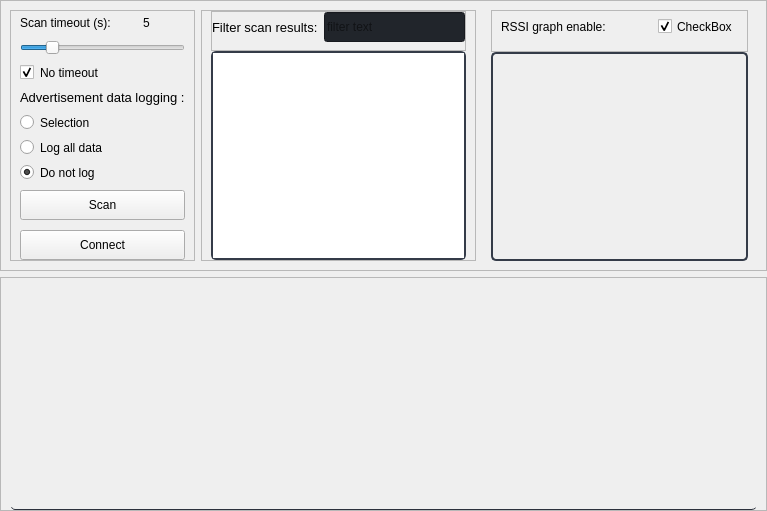
                     <widget class="QWidget" name="home">
                      <property name="styleSheet">
                       <string notr="true"/>
                      </property>
                      <layout class="QVBoxLayout" name="verticalLayout_22" stretch="3,3">
                       <property name="leftMargin">
                        <number>0</number>
                       </property>
                       <property name="topMargin">
                        <number>0</number>
                       </property>
                       <property name="rightMargin">
                        <number>0</number>
                       </property>
                       <property name="bottomMargin">
                        <number>0</number>
                       </property>
                       <item>
                        <widget class="QFrame" name="frame_explorer_top">
                         <property name="styleSheet">
                          <string notr="true"/>
                         </property>
                         <property name="frameShape">
                          <enum>QFrame::StyledPanel</enum>
                         </property>
                         <property name="frameShadow">
                          <enum>QFrame::Raised</enum>
                         </property>
                         <layout class="QHBoxLayout" name="horizontalLayout_8" stretch="1,2,2">
                          <item>
                           <widget class="QFrame" name="frame_scan">
                            <property name="styleSheet">
                             <string notr="true"/>
                            </property>
                            <property name="frameShape">
                             <enum>QFrame::StyledPanel</enum>
                            </property>
                            <property name="frameShadow">
                             <enum>QFrame::Raised</enum>
                            </property>
                            <layout class="QVBoxLayout" name="verticalLayout_23">
                             <property name="spacing">
                              <number>10</number>
                             </property>
                             <property name="topMargin">
                              <number>5</number>
                             </property>
                             <property name="bottomMargin">
                              <number>0</number>
                             </property>
                             <item>
                              <widget class="QFrame" name="frame_scan_timeout">
                               <property name="minimumSize">
                                <size>
                                 <width>0</width>
                                 <height>0</height>
                                </size>
                               </property>
                               <property name="maximumSize">
                                <size>
                                 <width>16777215</width>
                                 <height>20</height>
                                </size>
                               </property>
                               <property name="styleSheet">
                                <string notr="true">border: 0px solid rgb(52, 59, 72);
	border-radius: 5px;</string>
                               </property>
                               <property name="frameShape">
                                <enum>QFrame::StyledPanel</enum>
                               </property>
                               <property name="frameShadow">
                                <enum>QFrame::Raised</enum>
                               </property>
                               <layout class="QHBoxLayout" name="horizontalLayout_6">
                                <property name="leftMargin">
                                 <number>0</number>
                                </property>
                                <property name="topMargin">
                                 <number>0</number>
                                </property>
                                <property name="bottomMargin">
                                 <number>0</number>
                                </property>
                                <item>
                                 <widget class="QLabel" name="label_scan_timeout">
                                  <property name="maximumSize">
                                   <size>
                                    <width>16777215</width>
                                    <height>20</height>
                                   </size>
                                  </property>
                                  <property name="text">
                                   <string>Scan timeout (s):</string>
                                  </property>
                                 </widget>
                                </item>
                                <item>
                                 <widget class="QLabel" name="label_scan_timeout_value">
                                  <property name="maximumSize">
                                   <size>
                                    <width>16777215</width>
                                    <height>20</height>
                                   </size>
                                  </property>
                                  <property name="text">
                                   <string>5</string>
                                  </property>
                                  <property name="alignment">
                                   <set>Qt::AlignCenter</set>
                                  </property>
                                 </widget>
                                </item>
                               </layout>
                              </widget>
                             </item>
                             <item>
                              <widget class="QSlider" name="scanSlider">
                               <property name="styleSheet">
                                <string notr="true">border: 0px solid rgb(52, 59, 72);</string>
                               </property>
                               <property name="maximum">
                                <number>30</number>
                               </property>
                               <property name="pageStep">
                                <number>1</number>
                               </property>
                               <property name="value">
                                <number>5</number>
                               </property>
                               <property name="orientation">
                                <enum>Qt::Horizontal</enum>
                               </property>
                              </widget>
                             </item>
                             <item>
                              <widget class="QCheckBox" name="check_no_timeout">
                               <property name="styleSheet">
                                <string notr="true">border: 0px solid rgb(52, 59, 72);</string>
                               </property>
                               <property name="text">
                                <string>No timeout</string>
                               </property>
                               <property name="checked">
                                <bool>true</bool>
                               </property>
                              </widget>
                             </item>
                             <item>
                              <widget class="QLabel" name="label_4">
                               <property name="maximumSize">
                                <size>
                                 <width>16777215</width>
                                 <height>20</height>
                                </size>
                               </property>
                               <property name="font">
                                <font>
                                 <family>Segoe UI</family>
                                 <pointsize>10</pointsize>
                                 <weight>50</weight>
                                 <italic>false</italic>
                                 <bold>false</bold>
                                </font>
                               </property>
                               <property name="styleSheet">
                                <string notr="true">border: 0px solid rgb(52, 59, 72);</string>
                               </property>
                               <property name="text">
                                <string>Advertisement data logging :</string>
                               </property>
                              </widget>
                             </item>
                             <item>
                              <widget class="QRadioButton" name="logSelection">
                               <property name="styleSheet">
                                <string notr="true">border: 0px solid rgb(52, 59, 72);</string>
                               </property>
                               <property name="text">
                                <string>Selection</string>
                               </property>
                              </widget>
                             </item>
                             <item>
                              <widget class="QRadioButton" name="logAll">
                               <property name="styleSheet">
                                <string notr="true">border: 0px solid rgb(52, 59, 72);</string>
                               </property>
                               <property name="text">
                                <string>Log all data</string>
                               </property>
                              </widget>
                             </item>
                             <item>
                              <widget class="QRadioButton" name="logNone">
                               <property name="styleSheet">
                                <string notr="true">border: 0px solid rgb(52, 59, 72);</string>
                               </property>
                               <property name="text">
                                <string>Do not log</string>
                               </property>
                               <property name="checked">
                                <bool>true</bool>
                               </property>
                              </widget>
                             </item>
                             <item>
                              <widget class="QPushButton" name="btn_scan">
                               <property name="minimumSize">
                                <size>
                                 <width>0</width>
                                 <height>30</height>
                                </size>
                               </property>
                               <property name="text">
                                <string>Scan</string>
                               </property>
                              </widget>
                             </item>
                             <item>
                              <widget class="QPushButton" name="btn_connect">
                               <property name="minimumSize">
                                <size>
                                 <width>0</width>
                                 <height>30</height>
                                </size>
                               </property>
                               <property name="text">
                                <string>Connect</string>
                               </property>
                              </widget>
                             </item>
                             <item>
                              <spacer name="verticalSpacer_2">
                               <property name="orientation">
                                <enum>Qt::Vertical</enum>
                               </property>
                               <property name="sizeHint" stdset="0">
                                <size>
                                 <width>20</width>
                                 <height>40</height>
                                </size>
                               </property>
                              </spacer>
                             </item>
                            </layout>
                           </widget>
                          </item>
                          <item>
                           <widget class="QFrame" name="frame_scan_results">
                            <property name="styleSheet">
                             <string notr="true"/>
                            </property>
                            <property name="frameShape">
                             <enum>QFrame::StyledPanel</enum>
                            </property>
                            <property name="frameShadow">
                             <enum>QFrame::Raised</enum>
                            </property>
                            <layout class="QVBoxLayout" name="verticalLayout_24">
                             <property name="spacing">
                              <number>0</number>
                             </property>
                             <property name="topMargin">
                              <number>0</number>
                             </property>
                             <property name="bottomMargin">
                              <number>0</number>
                             </property>
                             <item>
                              <widget class="QFrame" name="frame_3">
                               <property name="minimumSize">
                                <size>
                                 <width>0</width>
                                 <height>40</height>
                                </size>
                               </property>
                               <property name="maximumSize">
                                <size>
                                 <width>16777215</width>
                                 <height>40</height>
                                </size>
                               </property>
                               <property name="frameShape">
                                <enum>QFrame::StyledPanel</enum>
                               </property>
                               <property name="frameShadow">
                                <enum>QFrame::Raised</enum>
                               </property>
                               <layout class="QHBoxLayout" name="horizontalLayout_7">
                                <property name="leftMargin">
                                 <number>0</number>
                                </property>
                                <property name="topMargin">
                                 <number>0</number>
                                </property>
                                <property name="rightMargin">
                                 <number>0</number>
                                </property>
                                <item>
                                 <widget class="QLabel" name="label_scan_filter">
                                  <property name="minimumSize">
                                   <size>
                                    <width>0</width>
                                    <height>30</height>
                                   </size>
                                  </property>
                                  <property name="maximumSize">
                                   <size>
                                    <width>16777215</width>
                                    <height>40</height>
                                   </size>
                                  </property>
                                  <property name="font">
                                   <font>
                                    <family>Segoe UI</family>
                                    <pointsize>10</pointsize>
                                    <weight>50</weight>
                                    <italic>false</italic>
                                    <bold>false</bold>
                                   </font>
                                  </property>
                                  <property name="text">
                                   <string>Filter scan results:</string>
                                  </property>
                                  <property name="alignment">
                                   <set>Qt::AlignLeading|Qt::AlignLeft|Qt::AlignVCenter</set>
                                  </property>
                                 </widget>
                                </item>
                                <item>
                                 <widget class="QLineEdit" name="txt_scan_filter">
                                  <property name="minimumSize">
                                   <size>
                                    <width>0</width>
                                    <height>30</height>
                                   </size>
                                  </property>
                                  <property name="maximumSize">
                                   <size>
                                    <width>16777215</width>
                                    <height>35</height>
                                   </size>
                                  </property>
                                  <property name="styleSheet">
                                   <string notr="true">background-color: rgb(33, 37, 43);</string>
                                  </property>
                                  <property name="text">
                                   <string/>
                                  </property>
                                  <property name="placeholderText">
                                   <string>filter text</string>
                                  </property>
                                 </widget>
                                </item>
                               </layout>
                              </widget>
                             </item>
                             <item>
                              <widget class="QListWidget" name="list_widget_discovered">
                               <property name="font">
                                <font>
                                 <family>Segoe UI</family>
                                 <pointsize>10</pointsize>
                                 <weight>50</weight>
                                 <italic>false</italic>
                                 <bold>false</bold>
                                </font>
                               </property>
                               <property name="styleSheet">
                                <string notr="true"> border: 2px solid rgb(52, 59, 72);
	border-radius: 5px;	
</string>
                               </property>
                               <property name="selectionMode">
                                <enum>QAbstractItemView::SingleSelection</enum>
                               </property>
                              </widget>
                             </item>
                            </layout>
                           </widget>
                          </item>
                          <item>
                           <widget class="QStackedWidget" name="rssi_gatt_expolrer">
                            <property name="currentIndex">
                             <number>0</number>
                            </property>
                            <widget class="QWidget" name="rssi_graph">
                             <layout class="QVBoxLayout" name="verticalLayout_25" stretch="1,5">
                              <property name="spacing">
                               <number>0</number>
                              </property>
                              <property name="topMargin">
                               <number>0</number>
                              </property>
                              <property name="bottomMargin">
                               <number>0</number>
                              </property>
                              <item>
                               <widget class="QFrame" name="frame">
                                <property name="maximumSize">
                                 <size>
                                  <width>16777215</width>
                                  <height>43</height>
                                 </size>
                                </property>
                                <property name="frameShape">
                                 <enum>QFrame::StyledPanel</enum>
                                </property>
                                <property name="frameShadow">
                                 <enum>QFrame::Raised</enum>
                                </property>
                                <layout class="QHBoxLayout" name="horizontalLayout_10">
                                 <property name="topMargin">
                                  <number>0</number>
                                 </property>
                                 <item>
                                  <widget class="QLabel" name="label_rssi_view">
                                   <property name="minimumSize">
                                    <size>
                                     <width>0</width>
                                     <height>30</height>
                                    </size>
                                   </property>
                                   <property name="maximumSize">
                                    <size>
                                     <width>16777215</width>
                                     <height>40</height>
                                    </size>
                                   </property>
                                   <property name="text">
                                    <string>RSSI graph enable:</string>
                                   </property>
                                  </widget>
                                 </item>
                                 <item>
                                  <spacer name="horizontalSpacer">
                                   <property name="orientation">
                                    <enum>Qt::Horizontal</enum>
                                   </property>
                                   <property name="sizeHint" stdset="0">
                                    <size>
                                     <width>40</width>
                                     <height>20</height>
                                    </size>
                                   </property>
                                  </spacer>
                                 </item>
                                 <item>
                                  <widget class="AnimatedToggle" name="graph_enabled">
                                   <property name="maximumSize">
                                    <size>
                                     <width>99999</width>
                                     <height>999999</height>
                                    </size>
                                   </property>
                                   <property name="text">
                                    <string>CheckBox</string>
                                   </property>
                                   <property name="checked">
                                    <bool>true</bool>
                                   </property>
                                  </widget>
                                 </item>
                                </layout>
                               </widget>
                              </item>
                              <item>
                               <widget class="PlotWidget" name="widget_rssi_graph" native="true">
                                <property name="styleSheet">
                                 <string notr="true"> border: 2px solid rgb(52, 59, 72);
	border-radius: 5px;	
</string>
                                </property>
                               </widget>
                              </item>
                             </layout>
                            </widget>
                            <widget class="QWidget" name="gatt_view">
                             <layout class="QVBoxLayout" name="verticalLayout_26">
                              <property name="topMargin">
                               <number>0</number>
                              </property>
                              <item>
                               <widget class="QLabel" name="label_2">
                                <property name="text">
                                 <string>GATT view:</string>
                                </property>
                               </widget>
                              </item>
                              <item>
                               <widget class="QTreeWidget" name="tree_gatt_view">
                                <column>
                                 <property name="text">
                                  <string notr="true">1</string>
                                 </property>
                                </column>
                               </widget>
                              </item>
                             </layout>
                            </widget>
                           </widget>
                          </item>
                         </layout>
                        </widget>
                       </item>
                       <item>
                        <widget class="QFrame" name="frame_adv_data">
                         <property name="minimumSize">
                          <size>
                           <width>0</width>
                           <height>60</height>
                          </size>
                         </property>
                         <property name="frameShape">
                          <enum>QFrame::StyledPanel</enum>
                         </property>
                         <property name="frameShadow">
                          <enum>QFrame::Raised</enum>
                         </property>
                         <layout class="QVBoxLayout" name="verticalLayout_21" stretch="7">
                          <property name="topMargin">
                           <number>0</number>
                          </property>
                          <property name="bottomMargin">
                           <number>0</number>
                          </property>
                          <item>
                           <widget class="QTableWidget" name="tableWidget_2">
                            <property name="styleSheet">
                             <string notr="true">QTableWidget {	
	background-color: transparent;
	padding: 10px;
	border-radius: 5px;
	gridline-color: rgb(44, 49, 58);
	border-bottom: 1px solid rgb(44, 49, 60);
}
QTableWidget::item{
	border-color: rgb(44, 49, 60);
	padding-left: 5px;
	padding-right: 5px;
	gridline-color: rgb(44, 49, 60);
}
QTableWidget::item:selected{
	background-color: rgb(189, 147, 249);
}
QHeaderView::section{
	background-color: rgb(33, 37, 43);
	max-width: 30px;
	border: 1px solid rgb(44, 49, 58);
	border-style: none;
    border-bottom: 1px solid rgb(44, 49, 60);
    border-right: 1px solid rgb(44, 49, 60);
}
QTableWidget::horizontalHeader {	
	background-color: rgb(33, 37, 43);
}
QHeaderView::section:horizontal
{
    border: 1px solid rgb(33, 37, 43);
	background-color: rgb(33, 37, 43);
	padding: 3px;
	border-top-left-radius: 7px;
    border-top-right-radius: 7px;
}
QHeaderView::section:vertical
{
    border: 1px solid rgb(44, 49, 60);
}</string>
                            </property>
                            <attribute name="horizontalHeaderVisible">
                             <bool>false</bool>
                            </attribute>
                            <attribute name="verticalHeaderVisible">
                             <bool>false</bool>
                            </attribute>
                           </widget>
                          </item>
                         </layout>
                        </widget>
                       </item>
                      </layout>
                     </widget>
